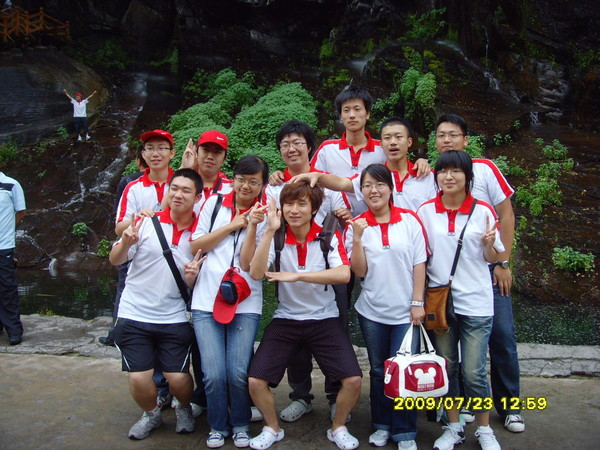
//> input picture Learning OpenCV/Test Resource/013.jpg, 600 x 450 px
$ ./Ex_6_1 '../Test Resource/013.jpg'   (built with g++ and OpenCV 4)
//> lines starting //> are read from the running program, lines starting //| are printed output that depends on the picture
/////////////////////////////////////////////////////
// Date:     2009-10-02
// Coder:    Yishi Guo
// Copy:     Example 6-1
// Chapter:  6
// Page:     161
// Content:  cvHoughCircles | Image Transforms
/////////////////////////////////////////////////////
#include <cv.h>
#include <highgui.h>
#include <math.h>

int main( int argc, char** argv ) {
	// Load Image
	//
	IplImage* image = cvLoadImage(
		argv[1],
		CV_LOAD_IMAGE_GRAYSCALE
		);
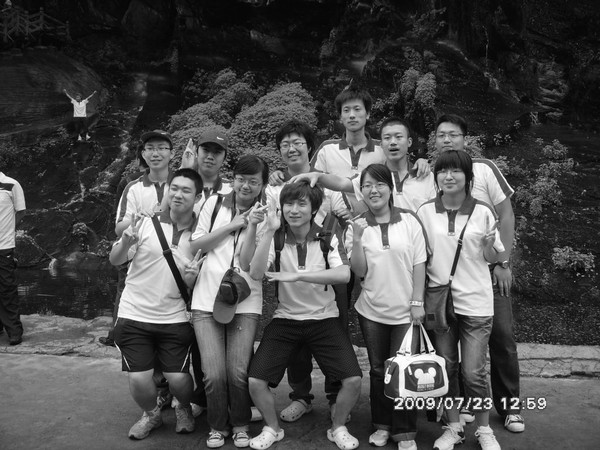
//> image: 450 rows x 600 cols, CV_8UC1; min 0, max 255, mean 77.1

	CvMemStorage* storage = cvCreateMemStorage(0);

	// Smooth the image
	//
	cvSmooth( image, image, CV_GAUSSIAN, 5, 5 );

	// Get the Hough circles
	//
	CvSeq* results = cvHoughCircles(
		image,
		storage,
		CV_HOUGH_GRADIENT,
		2,
		image->width/10
		);
//> results = 50 circles (x, y, radius), first 12: [325, 293, 156.4], [445, 279, 129.2], [265, 305, 147.4], [383, 235, 111], [281, 447, 225], [207, 229, 92.8], [159, 449, 265], [341, 19, 200.8], [101, 7, 312.6], [27, 409, 343.6], [595, 47, 330.4], [275, 49, 165.4]

	// Draw circles
	//
	for ( int i = 0; i < results->total; i++ ) {
		float *p = (float*) cvGetSeqElem( results, i );
		CvPoint pt = cvPoint( cvRound( p[0] ), cvRound( p[1] ) );
		cvCircle(
			image,
			pt,
			cvRound( p[2] ),
			CV_RGB( 255, 0, 0 ),
			3,
			8
			);
	}
//> this loop made 50 passes
//> pt on passes 1 to 12: Point(325, 293), Point(445, 279), Point(265, 305), Point(383, 235), Point(281, 447), Point(207, 229), Point(159, 449), Point(341, 19), Point(101, 7), Point(27, 409), Point(595, 47), Point(275, 49)
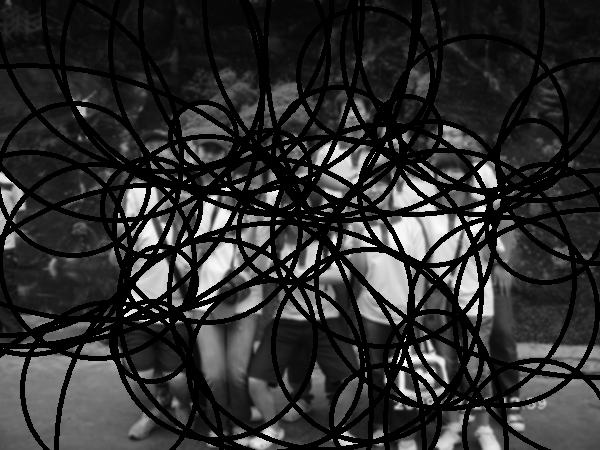
//> image: 450 rows x 600 cols, CV_8UC1; min 0, max 253, mean 47

	// Show the image
	//
	cvNamedWindow( "cvHoughCircles", CV_WINDOW_AUTOSIZE );
	cvShowImage( "cvHoughCircles", image );
	cvWaitKey(0);

	// Clear resources
	//
	cvReleaseImage( &image );
	cvDestroyWindow( "cvHoughCircles" );

	return 0;
}

$ run again, on Learning OpenCV/Test Resource/12.jpg
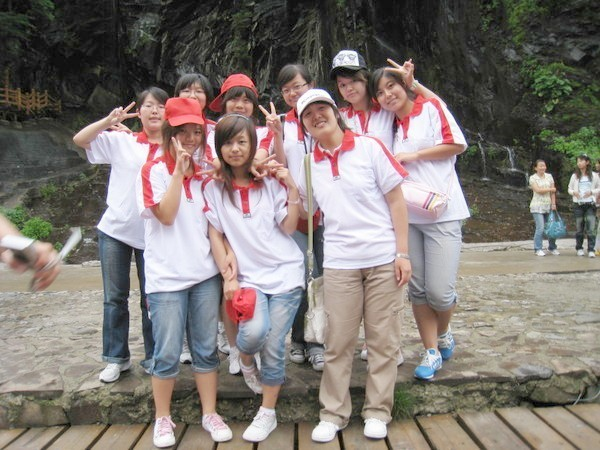
//> input picture Learning OpenCV/Test Resource/12.jpg, 600 x 450 px
//> `IplImage* image = cvLoadImage( argv[1], CV_LOAD_IMAGE_GRAYSCALE );`:
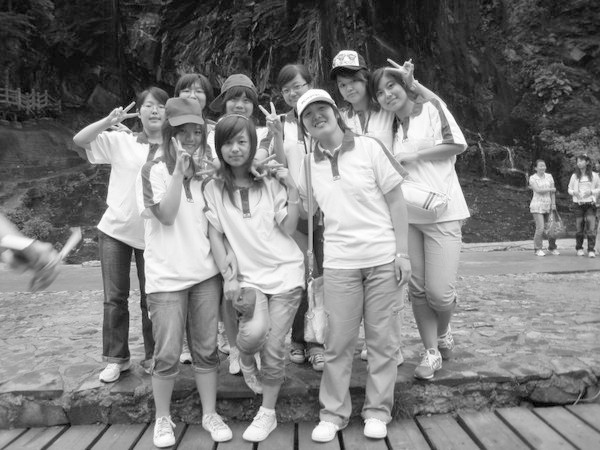
//> image: 450 rows x 600 cols, CV_8UC1; min 0, max 255, mean 123.1
//> results = 43 circles (x, y, radius), first 12: [401, 201, 197.8], [345, 251, 172.6], [199, 261, 168.6], [435, 255, 163.4], [467, 177, 131], [329, 185, 126.4], [283, 231, 129.6], [497, 275, 136.2], [141, 233, 125.8], [403, 15, 209.4], [339, 345, 99], [357, 449, 180.8]
//> the loop `for ( int i = 0; i < results->total; i++ )` made 43 passes
//> pt on passes 1 to 8: Point(401, 201), Point(345, 251), Point(199, 261), Point(435, 255), Point(467, 177), Point(329, 185), Point(283, 231), Point(497, 275)
//> after the loop `for ( int i = 0; i < results->total; i++ )`:
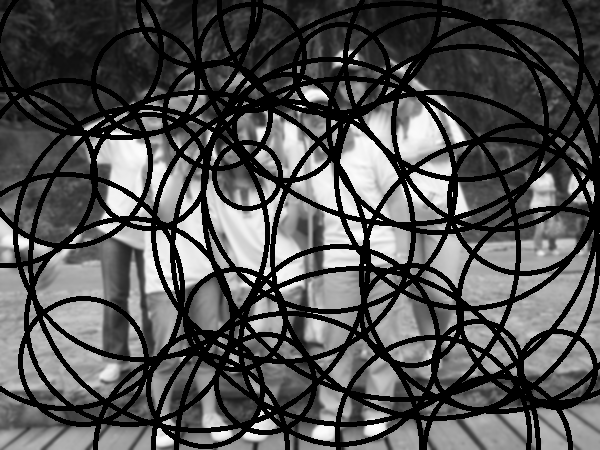
//> image: 450 rows x 600 cols, CV_8UC1; min 0, max 253, mean 82.9

$ run again, on Learning OpenCV/Test Resource/186.jpg
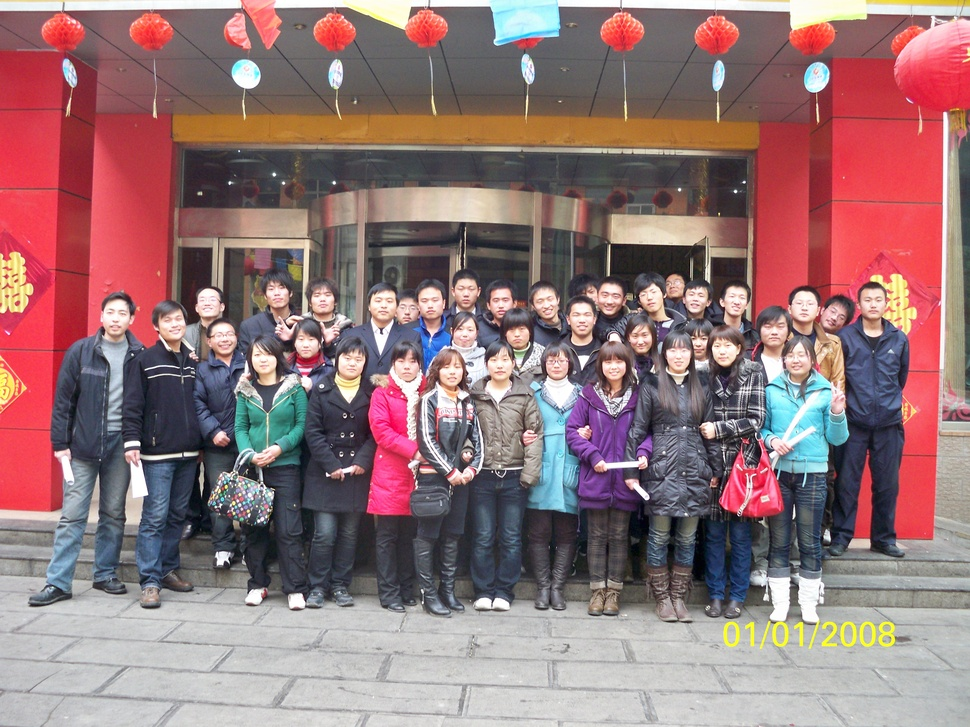
//> input picture Learning OpenCV/Test Resource/186.jpg, 970 x 727 px, shrunk from 3648 x 2736 before the run
//> `IplImage* image = cvLoadImage( argv[1], CV_LOAD_IMAGE_GRAYSCALE );`:
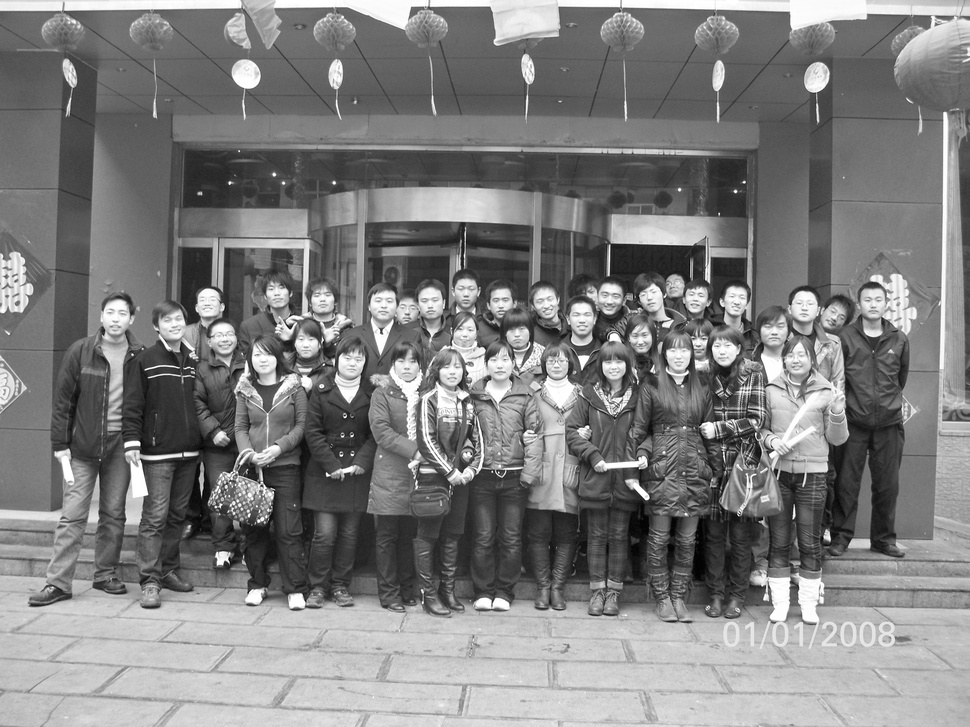
//> image: 727 rows x 970 cols, CV_8UC1; min 0, max 255, mean 127
//> results = 49 circles (x, y, radius), first 12: [411, 691, 390], [459, 515, 217.8], [599, 137, 348.8], [561, 37, 406.2], [507, 619, 330.4], [493, 127, 339.6], [527, 233, 229.6], [733, 223, 214.6], [633, 239, 232], [531, 727, 372.6], [391, 127, 330.4], [365, 561, 243.4]
//> the loop `for ( int i = 0; i < results->total; i++ )` made 49 passes
//> pt on passes 1 to 8: Point(411, 691), Point(459, 515), Point(599, 137), Point(561, 37), Point(507, 619), Point(493, 127), Point(527, 233), Point(733, 223)
//> after the loop `for ( int i = 0; i < results->total; i++ )`:
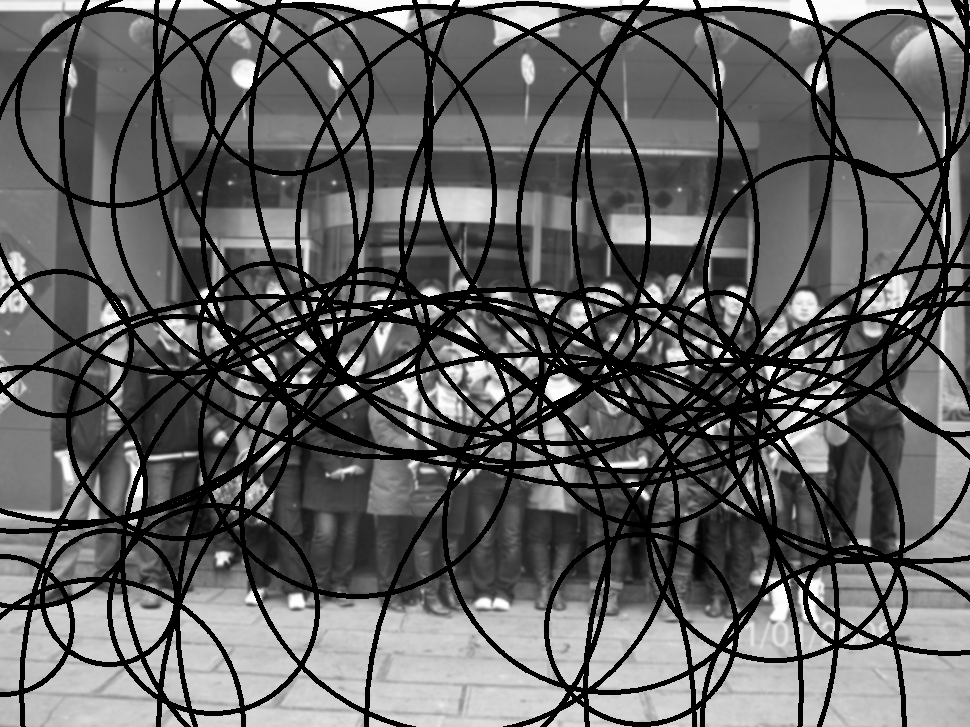
//> image: 727 rows x 970 cols, CV_8UC1; min 0, max 255, mean 96.6

$ run again, on Learning OpenCV/Test Resource/27.jpg
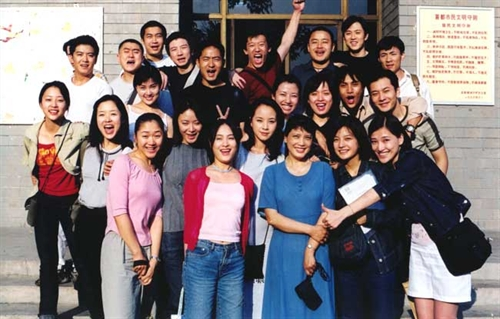
//> input picture Learning OpenCV/Test Resource/27.jpg, 500 x 319 px
//> `cvSmooth( image, image, CV_GAUSSIAN, 5, 5 );`:
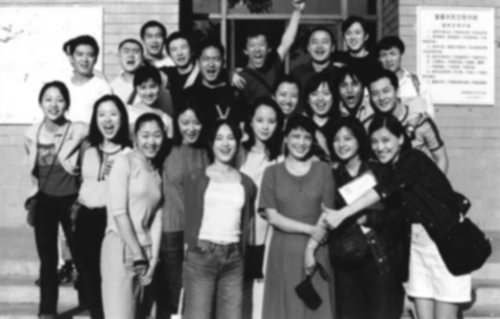
//> image: 319 rows x 500 cols, CV_8UC1; min 18, max 255, mean 122.7
//> results = 36 circles (x, y, radius), first 12: [181, 165, 107.2], [277, 317, 220.4], [373, 307, 270], [233, 183, 107.8], [245, 89, 75.2], [357, 249, 122], [345, 193, 104.8], [415, 193, 118.2], [195, 99, 76.4], [475, 175, 141.8], [191, 221, 73.8], [119, 203, 85]
//> the loop `for ( int i = 0; i < results->total; i++ )` made 36 passes
//> pt on passes 1 to 8: Point(181, 165), Point(277, 317), Point(373, 307), Point(233, 183), Point(245, 89), Point(357, 249), Point(345, 193), Point(415, 193)
//> after the loop `for ( int i = 0; i < results->total; i++ )`:
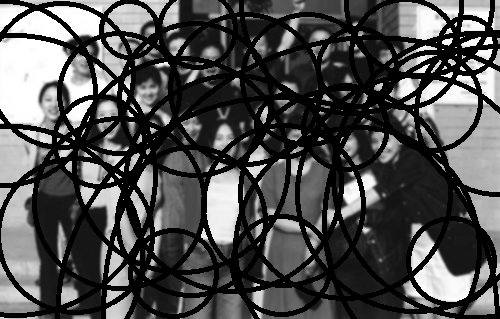
//> image: 319 rows x 500 cols, CV_8UC1; min 0, max 255, mean 79
